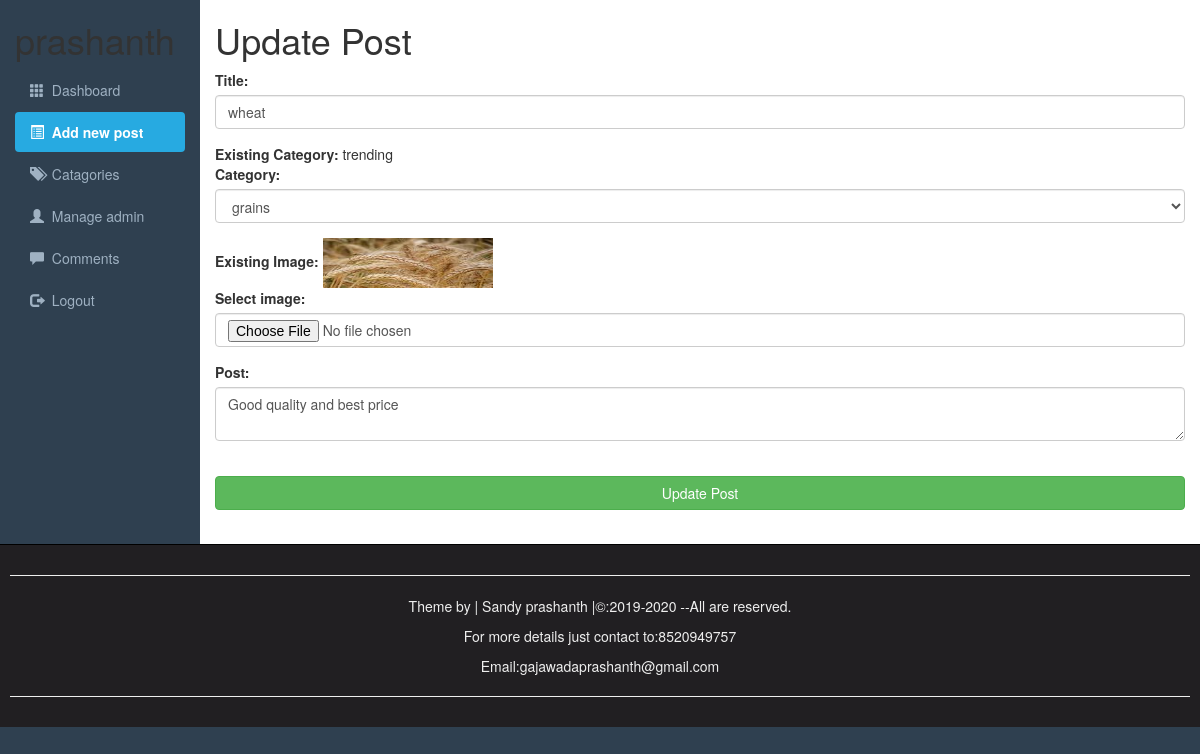
Screenshot of /editpost.php?id=15 with the database file from the repository.
### tables this page shows
CREATE TABLE `tablepanel` (
  `id` int(10) NOT NULL,
  `datetime` varchar(50) NOT NULL,
  `title` varchar(200) NOT NULL,
  `category` varchar(200) NOT NULL,
  `author` varchar(100) NOT NULL,
  `image` varchar(200) NOT NULL,
  `post` varchar(10000) NOT NULL
);

### editpost.php (the view, shortened to what this page needs)
<!DOCTYPE>
<html>
<head>
     <link rel="stylesheet" type="text/css" href="css/bootstrap.min.css">
	 <link rel="stylesheet" href="adminstyle.css">
</head>
<body>
<div class="container-fluid">
<div class="row">
     <div class="col-sm-2">
	 <h1>prashanth</h1>
	 <ul id="side_menu" class="nav nav-pills nav-stacked">
                <li><a href="simple.php">
				<span class="glyphicon glyphicon-th"></span>&nbsp Dashboard</a></li>
                <li class="active"><a href="addnewproduct.php">
				<span class="glyphicon glyphicon-list-alt"></span>&nbsp Add new post</a></li>
				<li><a href="Categories.php">
				<span class="glyphicon glyphicon-tags"></span>&nbsp Catagories</a></li>
				<li><a href="#">
				<span class="glyphicon glyphicon-user"></span>&nbsp Manage admin</a></li>
				<li><a href="#">
				<span class="glyphicon glyphicon-comment"></span>&nbsp Comments</a></li>
				<li><a href="#">
				<span class="glyphicon glyphicon-log-out"></span>&nbsp Logout</a></li>
            </ul>
	 </div>
     <div class="col-sm-10">
	 <h1>Update Post</h1>
	 <div>
	  <?php
	    $id=$_GET['id'];
		$Connection=mysqli_connect('localhost','root','','cms');
		$query="select * from tablepanel where id='$id'";
		$Execute=mysqli_query($Connection,$query);
	    while($row=mysqli_fetch_array($Execute)){
			$title=$row["title"];
			$category=$row["category"];
			$image=$row["image"];
		    $post=$row["post"];
		}
	 ?>
	 <form action="editpost.php?id=<?php echo $id;?>" method="POST" enctype="multipart/form-data">
	 <fieldset>
	        <div class="form-group">
	    <label for="title">Title:</label>
		<input class="form-control" type="text" value="<?php echo "$title";?>" name="title" id="title" placeholder="title">
	 </div>
	 <div class="form-group">
	    <span class="FieldInfo"><b>Existing Category:</b></span>
		<?php echo "$category";?><br>
	    <label for="Categoryname">Category:</label>
		<select class="form-control" id="Categoryselect" name="category">
		<?php
	    $Connection=mysqli_connect('localhost','root','','cms');
		$Query="select * from category order by datetime desc";
        $Execute=mysqli_query($Connection,$Query);
		while($rows=mysqli_fetch_array($Execute)){
			$name=$rows["name"];
	 ?>
		<option><?php echo $name;?></option>
		<?php } ?>
		</select>
	</div>
	<div class="form-group">
	<span class="FieldInfo"><b>Existing Image:</b></span>
	<img src="upload/<?php echo $image; ?>" width=170px; height=50px;><br>
	    <label for="imageselect">Select image:</label>
		<input type="file" class="form-control" name="image" id="imageselect">
	</div>
    <div class="form-group">
	    <label for="Postarea">Post:</label>
        <textarea class="form-control" name="post" id="postarea"><?php echo $post;?></textarea>
	</div>
	 <br>
	 <input class="btn btn-success btn-block" type="submit" name="submit" value="Update Post">
	 </fieldset>
	 <br>
	 </form>
	 </div>
	 </div>
</div>
</div>
<div id="footer">
    <hr><p>Theme by  |  Sandy prashanth  |&copy:2019-2020 --All are reserved.</p>
	<p>For more details just contact to:8520949757</p>
	<p>Email:gajawadaprashanth@gmail.com</p>
	<hr>
</div>
</body>
</html>

### adminstyle.css (style rules this page uses)
body { background-color:#2f4050; }
.col-sm-10 { background-color:#ffffff; }
#side_menu a { color:#9fb1c2; }
#side_menu .active a { color:#ffffff; background-color:#27AAE1; font-weight:bold; }
#footer { padding:10px; border-top: 1px solid black; color:#eeeeee; background-color:#211f22; text-align: center; }

### rows the page displays
tablepanel: title "wheat", category "trending", image (picture), post "Good quality and best price"

### other values shown
form field category "grains"
